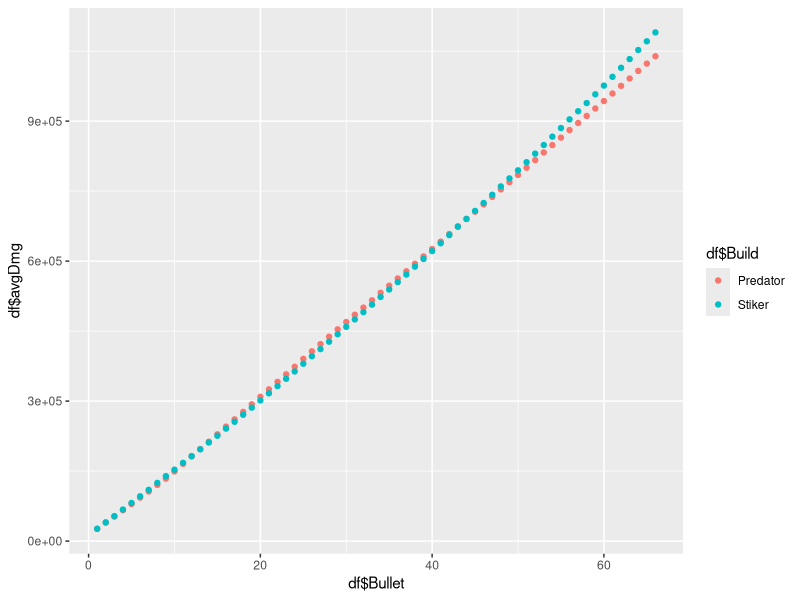

The R script that drew this image:
library(ggplot2)
library(dplyr)
library(reshape2)
shotDmg<-24000
create_empty_table <- function(num_rows, num_cols) {
  frame <- data.frame(matrix(NA, nrow = num_rows, ncol = num_cols))
  return(frame)
}
dfP<-create_empty_table(66,3)
dfS<-create_empty_table(66,3)
dfAll<-create_empty_table(0,3)
colnames(dfAll)<-c("Bullet","Dmg","Build")
colnames(dfP)<-c("Bullet","Dmg","Build")
colnames(dfS)<-c("Bullet","Dmg","Build")
dfP$Bullet<-as.numeric(dfP$Bullet)
dfP$Dmg<-as.numeric(dfP$Bullet)
dfP$Build<-"Predator"
dfS$Bullet<-as.numeric(dfS$Bullet)
dfS$Dmg<-as.numeric(dfS$Bullet)
dfS$Build<-"Stiker"
for (j in 1:1000){
  i<-0
  stacks<-0
  PtotalDmg<-0
  StotalDmg<-0
  accuarcy<-runif(1, 0.45, 0.65)
  while (i<=66){
    hit<-rbinom(1,1,accuarcy)
    if (hit==0){
      stacks<-stacks-1
    } 
    else{
      stacks<-stacks+2
      if(stacks<=100){
        StotalDmg<-StotalDmg+(shotDmg*(1+(stacks/100)))
      } else {
        StotalDmg<-StotalDmg+shotDmg*(2)
      }
      if ((i>=10 && i<=75)||i>85){
        PtotalDmg<-PtotalDmg+shotDmg+5076.92
      } else{
        PtotalDmg<-PtotalDmg+shotDmg*1.01
      }
    }
    dfP$Bullet[i]=i
    dfS$Bullet[i]=i
    dfP$Dmg[i]=PtotalDmg
    dfS$Dmg[i]=StotalDmg
    i=i+1
  }
  df<-rbind(dfP,dfS)
  dfAll<-rbind(dfAll,df)
}
df<-summarize(group_by(dfAll,Build,Bullet),avgDmg=mean(Dmg))
qplot(df$Bullet,df$avgDmg,geom="point",color=df$Build)

